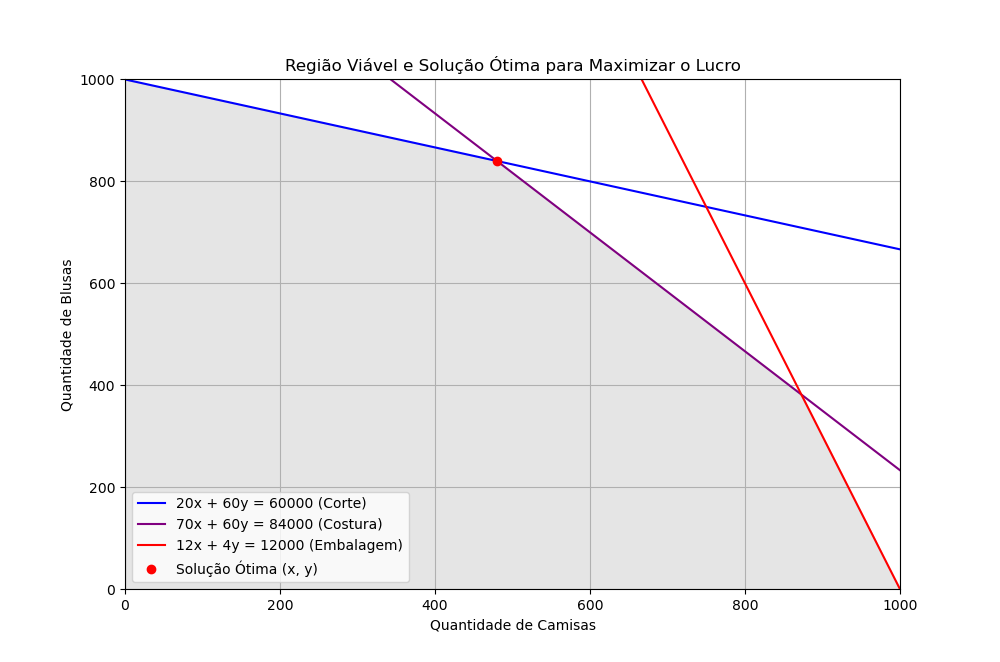

Source code (Python):
from mip import Model, maximize, CONTINUOUS, MAXIMIZE
import matplotlib.pyplot as plt
import numpy as np

# Criando o modelo
model = Model(sense=MAXIMIZE)

# Definindo as variáveis de decisão
x = model.add_var(var_type=CONTINUOUS)  # Camisas masculinas
y = model.add_var(var_type=CONTINUOUS)  # Blusas femininas

# Definindo a função objetivo (maximizar lucro total)
model.objective = maximize(8 * x + 12 * y)

# Adicionando as restrições de tempo dos departamentos
model += 20 * x + 60 * y <= 60000      # Restrição de corte
model += 70 * x + 60 * y <= 84000      # Restrição de costura
model += 12 * x + 4 * y <= 12000       # Restrição de embalagem

# Resolvendo o modelo
model.optimize()

# Extraindo os valores das variáveis
x_opt = x.x
y_opt = y.x
lucro_maximo = model.objective_value

print(f"Quantidade ótima de camisas: {x_opt}")
print(f"Quantidade ótima de blusas: {y_opt}")
print(f"Lucro máximo: ${lucro_maximo:.2f}")

# Plotando o gráfico da região viável e solução ótima

# Funções das restrições
def restricao_corte(x):
    return (60000 - 20 * x) / 60

def restricao_costura(x):
    return (84000 - 70 * x) / 60

def restricao_embalagem(x):
    return (12000 - 12 * x) / 4

# Intervalo de valores para o eixo x (camisas)
x_vals = np.linspace(0, 1000, 400)
y_vals1 = restricao_corte(x_vals)
y_vals2 = restricao_costura(x_vals)
y_vals3 = restricao_embalagem(x_vals)

# Plotando as restrições
plt.figure(figsize=(10, 8))
plt.plot(x_vals, y_vals1, label="20x + 60y = 60000 (Corte)", color="blue")
plt.plot(x_vals, y_vals2, label="70x + 60y = 84000 (Costura)", color="purple")
plt.plot(x_vals, y_vals3, label="12x + 4y = 12000 (Embalagem)", color="red")

# Região viável (restrições)
plt.fill_between(x_vals, np.minimum(np.minimum(y_vals1, y_vals2), y_vals3), 0, color='gray', alpha=0.2)

# Ponto ótimo
plt.plot(x_opt, y_opt, 'ro', label="Solução Ótima (x, y)")

# Configurações do gráfico
plt.xlim(0, 1000)
plt.ylim(0, 1000)
plt.xlabel("Quantidade de Camisas")
plt.ylabel("Quantidade de Blusas")
plt.title("Região Viável e Solução Ótima para Maximizar o Lucro")
plt.legend()
plt.grid(True)
plt.show()
